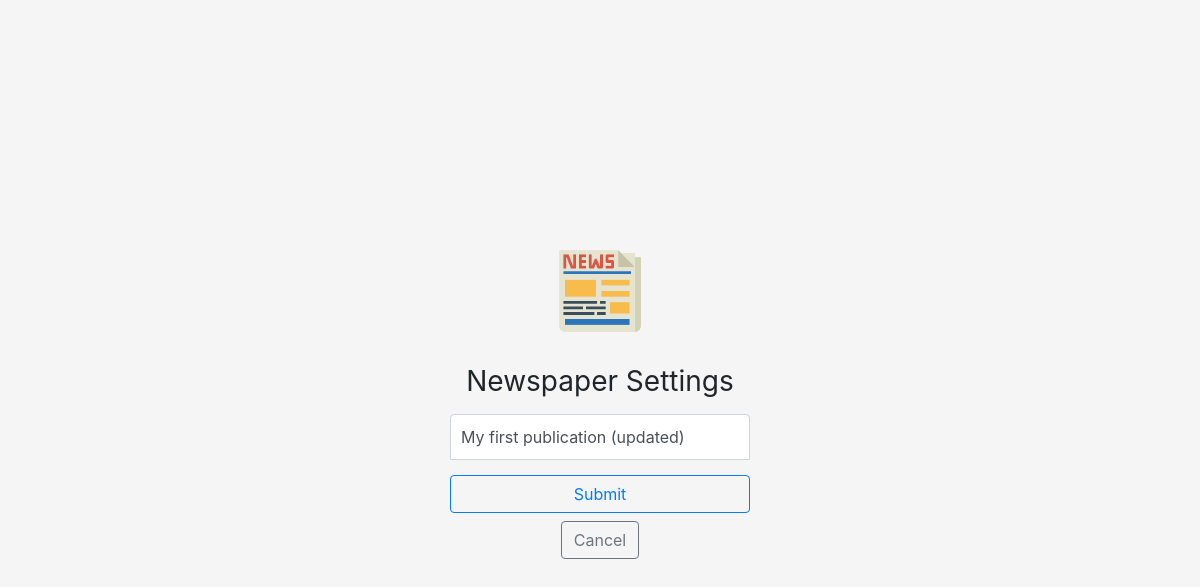
The page /newspaper/1/update/ (signed in) on the database as committed earlier.
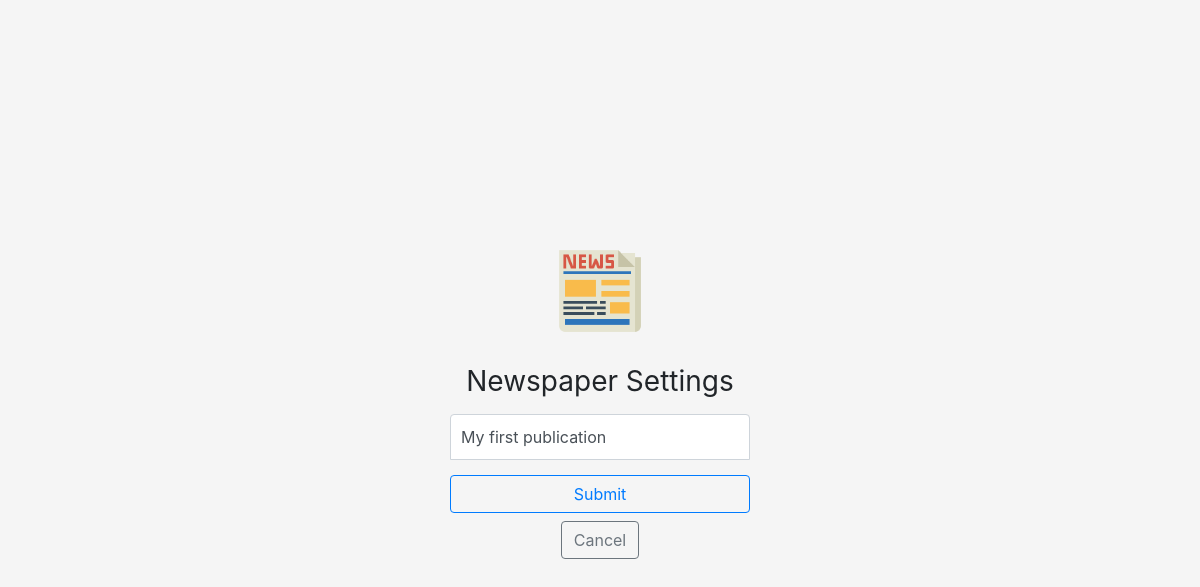
The same page on the database as committed later.
### app/models.py (models this page shows, shortened)
class Newspaper(models.Model):
    title = models.CharField(max_length=100)
    date_posted = models.DateField(default=timezone.now)
    author = models.ForeignKey(User, on_delete=models.CASCADE)

### app/views.py (the view, shortened to what this page needs)
# urls.py: path("newspaper/<int:pk>/update/", EditorUpdateView.as_view(), name='editor-update'),
class EditorUpdateView(LoginRequiredMixin, PermissionRequiredMixin, UpdateView):
    model = Newspaper
    fields = ['title']
    def has_permission(self):
        newspaper = self.get_object()
        return self.request.user == newspaper.author

### app/templates/app/newspaper_form.html (shortened to what this page needs)
{% extends "app/base.html" %}
{% load crispy_forms_tags %}
{% load static %}
{% block extra_head %}
    <link href="{% static 'css/signin.css' %}" rel="stylesheet">
{% endblock extra_head %}
{% block content %}
    <div class="content-section">
        <form id="main-form" method="POST">
            <fieldset class="form-group">
                <img class="mb-4" src="{% static 'images/newspaper_logo.png' %}" alt="" width="100" height="100" id="image_logo">
                <h1 class="h3 mb-3 font-weight-normal">Newspaper Settings</h1>
                {{ form|crispy  }}
            </fieldset>
            <div class="mt-3 form-group">
                <button class="btn btn-outline-primary mb-2" type="submit">Submit</button>
                <a class="btn btn-outline-secondary" href="{% url 'profile' %}">Cancel</a>
            </div>
        </form>
    </div>
{% endblock content %}

### app/templates/app/base.html (shortened to what this page needs)
<!DOCTYPE html>
<html lang="en">
  {% load static %}
  <head>
    <link rel="stylesheet" href="https://stackpath.bootstrapcdn.com/bootstrap/4.5.2/css/bootstrap.min.css"
>
    <link rel="stylesheet" href="https://cdnjs.cloudflare.com/ajax/libs/font-awesome/4.7.0/css/font-awesome.min.css">
    {% block extra_head %}{% endblock %}
  </head>
  <body class="{% block body_class %}text-center{% endblock %}">
    {% block content %}{% endblock %}
  </body>
</html>

### users/static/css/signin.css (style rules this page uses)
html, body { height: 100%; }
body { display: -ms-flexbox; display: -webkit-box; display: flex; -ms-flex-align: center; -ms-flex-pack: center; -webkit-box-align: center; align-items: center; -webkit-box-pack: center; justify-content: center; padding-top: 40px; padding-bottom: 40px; background-color: #f5f5f5; }
.content-section { width: 100%; max-width: 300px; }
.form-group { width: 100%; max-width: 300px; padding: 0px; margin: 0 auto; }
.form-group button { width: 100%; max-width: 300px; }
.form-group .form-control { position: relative; box-sizing: border-box; height: auto; padding: 10px; font-size: 16px; }
.form-group input[type="text"] { margin-bottom: -1px; border-bottom-right-radius: 0; border-bottom-left-radius: 0; }
#image_logo { transform: scale(0.9); }

Rows that differ between the two databases and show on the page:
changed Newspaper: title "My first publication (updated)" → "My first publication"
